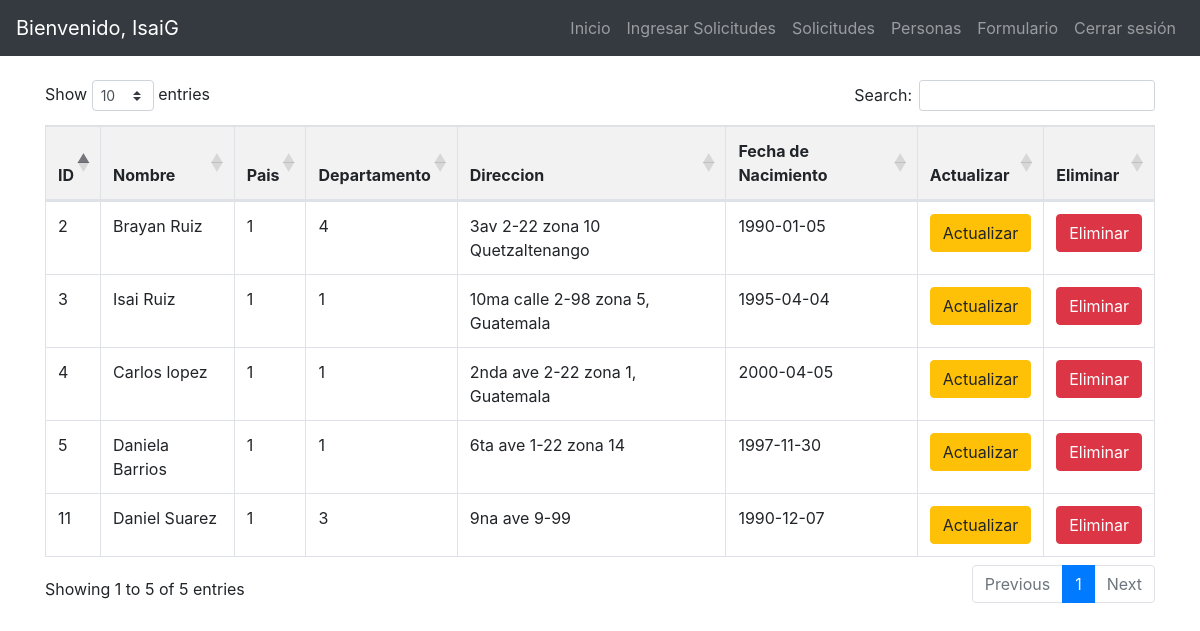
/vistaclientes.php (signed in), run on the app's committed database.
### tables this page shows
CREATE TABLE `personas` (
  `idpersonas` int(11) NOT NULL,
  `Nombre_completo` varchar(100) NOT NULL,
  `pais` int(5) NOT NULL,
  `departamento` int(5) NOT NULL,
  `idusers` int(11) DEFAULT NULL,
  `direccion` varchar(100) NOT NULL,
  `fecha_creacion` timestamp NOT NULL DEFAULT current_timestamp(),
  `fecha_nacimiento` date DEFAULT NULL
);

### crud.php (called while the page is built, shortened)
<?php
include 'conexion.php';
function obtenerRegistros($conexion, $tabla) {
    $sql = "SELECT * FROM $tabla";
    $result = ejecutarConsulta($conexion, $sql);
    return $result->fetch_all(MYSQLI_ASSOC);
}
?>

### conexion.php (called while the page is built, shortened)
<?php
function ejecutarConsulta($conexion, $sql) {
    $resultado = $conexion->query($sql);
    return $resultado;
}
?>

### vistaclientes.php (the view, shortened to what this page needs)
<!DOCTYPE html>
<html lang="es">
<head>
    <link rel="stylesheet" href="https://stackpath.bootstrapcdn.com/bootstrap/4.5.2/css/bootstrap.min.css">
    <link rel="stylesheet" type="text/css" href="https://cdn.datatables.net/1.10.21/css/dataTables.bootstrap4.min.css">
</head>
<body>
<?php
include 'crud.php';
$conexion = conectar();
$clientes = obtenerRegistros($conexion, "personas");
?>
<nav class="navbar navbar-expand-lg navbar-dark bg-dark">
        <a class="navbar-brand" href="">Bienvenido, <?php echo $_SESSION['nombre']; ?></a>
        <div class="collapse navbar-collapse" id="navbarNav">
            <ul class="navbar-nav ml-auto">
                <li class="nav-item">
                    <a class="nav-link" href="http://localhost/prueba_tec/inicio.php">Inicio</a>
                </li>
                <li class="nav-item">
                    <a class="nav-link" href="http://localhost/prueba_tec/form_rrhh.php">Ingresar Solicitudes</a>
                </li>
                <li class="nav-item">
                    <a class="nav-link" href="http://localhost/prueba_tec/vistasolicitudes.php">Solicitudes</a>
                </li>
                <li class="nav-item">
                    <a class="nav-link" href="http://localhost/prueba_tec/vistaclientes.php">Personas</a>
                </li>
                <li class="nav-item">
                    <a class="nav-link" href="http://localhost/prueba_tec/formulario_insertar_cliente.php">Formulario</a>
                </li>
                <li class="nav-item">
                    <a class="nav-link" href="logout.php">Cerrar sesión</a>
                </li>
            </ul>
        </div>
</nav>
<div class="container mt-4">
    <div class="table-responsive">
        <table  id="tablaClientes" class="table table-bordered">
            <thead>
                <tr>
                    <th>ID</th>
                    <th>Nombre</th>
                    <th>Pais</th>
                    <th>Departamento</th>
                    <th>Direccion</th>
                    <th>Fecha de Nacimiento</th>
                    <th>Actualizar</th>
                    <th>Eliminar</th>
                </tr>
            </thead>
            <tbody>
            <?php foreach ($clientes as $index => $cliente): ?>
                <tr>
                    <td><?php echo $cliente['idpersonas']; ?></td>
                    <td><?php echo $cliente['Nombre_completo']; ?></td>
                    <td><?php echo $cliente['pais']; ?></td>
                    <td><?php echo $cliente['departamento']; ?></td>
                    <td><?php echo $cliente['direccion']; ?></td>
                    <td><?php echo $cliente['fecha_nacimiento']; ?></td>
                    <td>
                        <a href="actualizar_cliente.php?idpersonas=<?php echo $cliente['idpersonas']; ?>" class="btn btn-warning">Actualizar</a>
                    </td>
                    <td>
                        <a href="eliminar_cliente.php?idpersonas=<?php echo $cliente['idpersonas']; ?>" class="btn btn-danger" onclick="return confirm('¿Estás seguro de eliminar este cliente?')">Eliminar</a>
                    </td>
                </tr>
            <?php endforeach; ?>
            </tbody>
        </table>
    </div>
</div>
</body>
</html>

### vistaclientes.php (style rules this page uses)
table { border-collapse: collapse; width: 100%; margin-top: 20px; }
th, td { border: 1px solid #ddd; padding: 8px; text-align: left; }
th { background-color: #f2f2f2; }

### data on the page
personas: idpersonas "2", Nombre_completo "Brayan Ruiz", pais "1", departamento "4", direccion "3av 2-22 zona 10 Quetzaltenango", fecha_nacimiento "1990-01-05"
personas: idpersonas "3", Nombre_completo "Isai Ruiz", pais "1", departamento "1", direccion "10ma calle 2-98 zona 5, Guatemala", fecha_nacimiento "1995-04-04"
personas: idpersonas "4", Nombre_completo "Carlos lopez", pais "1", departamento "1", direccion "2nda ave 2-22 zona 1, Guatemala", fecha_nacimiento "2000-04-05"
personas: idpersonas "5", Nombre_completo "Daniela Barrios", pais "1", departamento "1", direccion "6ta ave 1-22 zona 14", fecha_nacimiento "1997-11-30"
personas: idpersonas "11", Nombre_completo "Daniel Suarez", pais "1", departamento "3", direccion "9na ave 9-99", fecha_nacimiento "1990-12-07"

### other printed values
$_SESSION['nombre'] "IsaiG"
